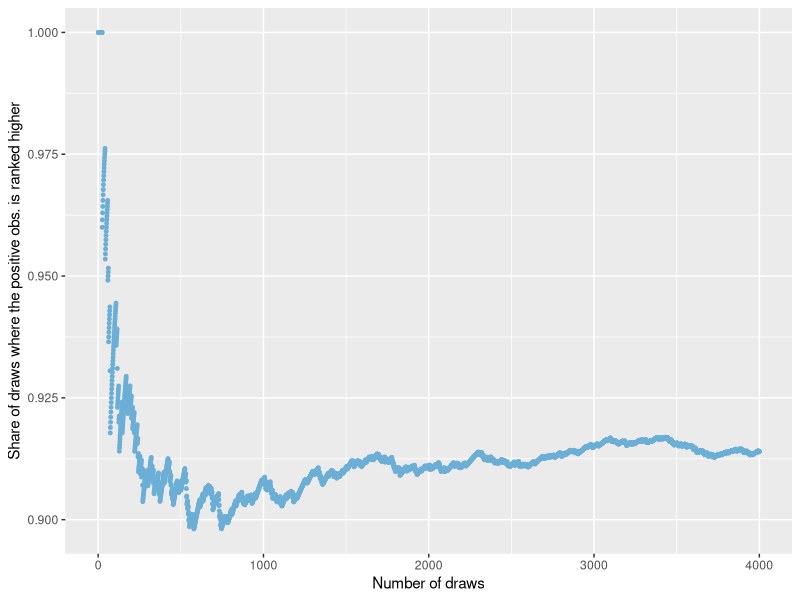
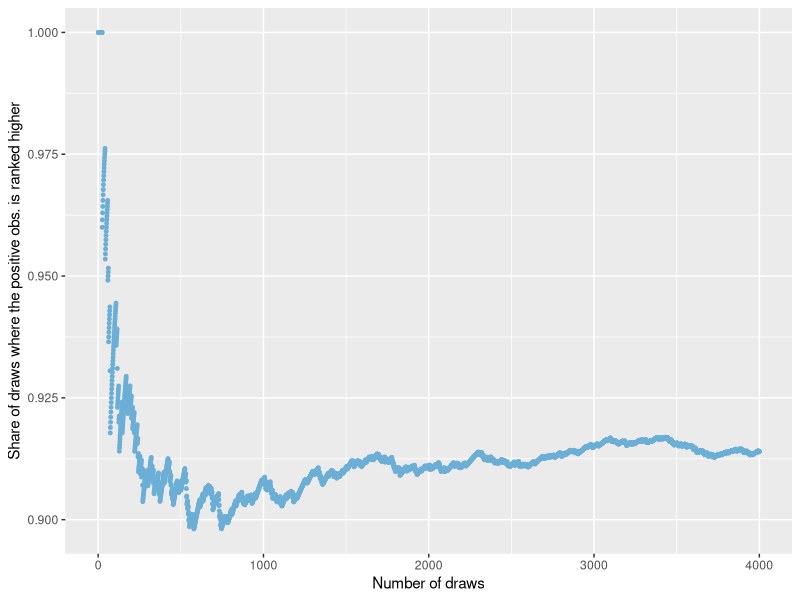

Here is the R script that generated these plots, in order:
################################################################################
############# Experiment showing the realtion ship to MWU ######################
################################################################################
library(ggplot2)
library(viridis)
################################################################################
#Table from the slide
truth <- c(1,1,1,0,1,0,0) 
score <- c(0.9,0.76,0.7,0.5,0.45,0.3,0.1)
data <- data.frame(truth, score)

#Get indices of positive and negatives 
positives <- which(truth==1)
negatives <- which(truth==0)

# set seed
set.seed(120)

# count the number of times ranked right
right_ranked <- 0
number_of_draws <- 4000
draws <- data.frame(no_draws=c(), prob=c())

for (i in 1:number_of_draws){
  # draw obne of the positives and negatives
  positive <- sample(positives, size=1)
  negative <- sample(negatives, size=1)
  
  # add to right ranked, if positive ranked higher
  right_ranked <- right_ranked + (positive<negative)
  
  # add table
  draws <- rbind(draws, c(i, right_ranked/i))
}

################################################################################
colnames(draws) <- c("no_draws", "prob")
ggplot(draws, aes(no_draws,prob)) +
  geom_point(size = 1,  fill = "#6BAED6", color = "#6BAED6") +
  theme_gray() +
  scale_color_viridis() +
  xlab("Number of draws") +
  ylab("Share of draws where the positive obs. is ranked higher")
################################################################################
ggsave("../figure/fig-eval_mwu_ranking.png", width = 5, height = 5)
